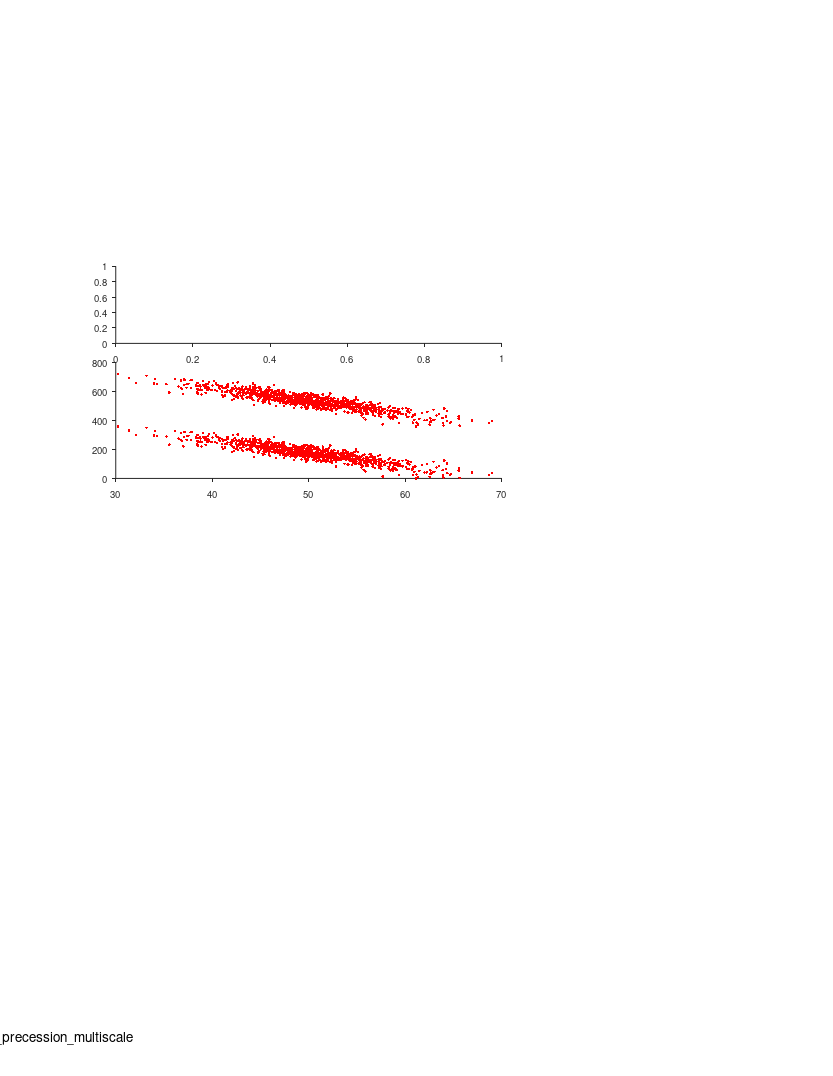

Write the MATLAB code that produced this figure. (Note: this script raises an error after producing the figure.)
%% PhD thesis figure 5.1 - discussion: phase-precession with different place-fields

%%
close all
clear 
clc

%% define output files
res_dir = 'E:\Tamir\PhD\Thesis\resources\ch_5_discussion';
mkdir(res_dir)
fig_name_str = 'Fig_5_1_phase_precession_multiscale';
fig_caption_str = ' ';
log_name_str = [fig_name_str '_log_file' '.txt'];
log_name_str = strrep(log_name_str , ':', '-');
log_name_str = strrep(log_name_str , ' ', '_');
log_name_out = fullfile(res_dir, log_name_str);

%% open log file
diary off
diary(log_name_out)
diary on
disp('Log file');
disp(['created: ', datestr(clock)]);
disp('======================================================');
disp([fig_name_str ':' fig_caption_str]);   
disp('======================================================');
disp('');

%% create figure
% figure_size_cm = [21.0 29.7]; % ~A4
figure_size_cm = [21.6 27.9]; % ~US letter
fig = figure;
% Some WYSIWYG options:
set(gcf,'DefaultAxesFontSize',7);
set(gcf,'DefaultAxesFontName','helvetica');
set(gcf,'DefaultAxesUnits','centimeters');
set(gcf,'PaperType','usletter')
% set(gcf,'PaperType','<custom>');
set(gcf,'PaperUnits','centimeters','PaperPosition',[0 0 figure_size_cm]);
set(gcf,'PaperOrientation','portrait');
set(gcf,'Units','centimeters','Position',get(gcf,'paperPosition')+[0 0 0 0]); % position on screen...
set(gcf, 'Renderer', 'painters');
set(groot, 'defaultAxesTickDir', 'out');
set(groot,  'defaultAxesTickDirMode', 'manual');
annotation('textbox', [0.5 1 0 0], 'String',fig_name_str, 'HorizontalAlignment','center','Interpreter','none', 'FitBoxToText','on');

% create panels
panels(1) = axes('position', [3 19   10 2]);
panels(2) = axes('position', [3 15.5 10 3]);

%
nCells = 3;
nSpikes = 1000;
fields_locs = 50.*[1 1 1];
% fields_sizes = sqrt([30 10 1]);
fields_sizes = [6 2 0.2];
cvr = -0.9;
clrs = [1 0 0; 0 1 0; 0 0 1];

rng('default');
axes(panels(2))
hold on
for ii_cell=1:nCells
    mu = [0 0];
    Sigma = [1 cvr; cvr 1];
    R = mvnrnd(mu,Sigma,nSpikes);
    R(:,1) = R(:,1).*fields_sizes(ii_cell) + + fields_locs(ii_cell);
%     R(:,1) = rescale(R(:,1),0,fields_sizes(ii_cell));
%     R(:,1) = R(:,1) + fields_locs(ii_cell)-fields_sizes(ii_cell)/2;
    R(:,2) = rescale(R(:,2),0,360);
    plot(R(:,1),[R(:,2) R(:,2)+360],'.','Color',clrs(ii_cell,:));
    hax=gca;
%     hax.XTick=[];
    hax.YLim = [0 720];
    hax.YTick = [0 360 720];
    ylabel('Phase ({\circ})')
    xlabel('Position (m)')
end
box on 

axes(panels(1))
hold on
x = linspace(30,70,1000)';
y = normpdf(x, fields_locs, fields_sizes);
y = normalize(y,1,"range");
y(y<0.001)=nan;
for ii_cell=1:nCells
%     h=area(x,y(:,ii_cell));
%     h.FaceAlpha = 0.8;
%     h.FaceColor = clrs(ii_cell,:);
    h=plot(x,y(:,ii_cell));
    h.Color = clrs(ii_cell,:);
    h.LineWidth = 2;
    hax=gca;
    hax.XTick=[];
    hax.YTick=[];
    ylabel('Firing rate')
end
legend("Cell "+[1:nCells],'Box','off')

linkaxes(panels, 'x')
xlim([30 70])

%% save fig(s)
fig_name_out = fullfile(res_dir, [fig_name_str ]);
print(fig, fig_name_out, '-dpdf', '-cmyk', '-painters');

disp('figure was successfully saved to pdf/tiff/fig formats');
diary off

%%
